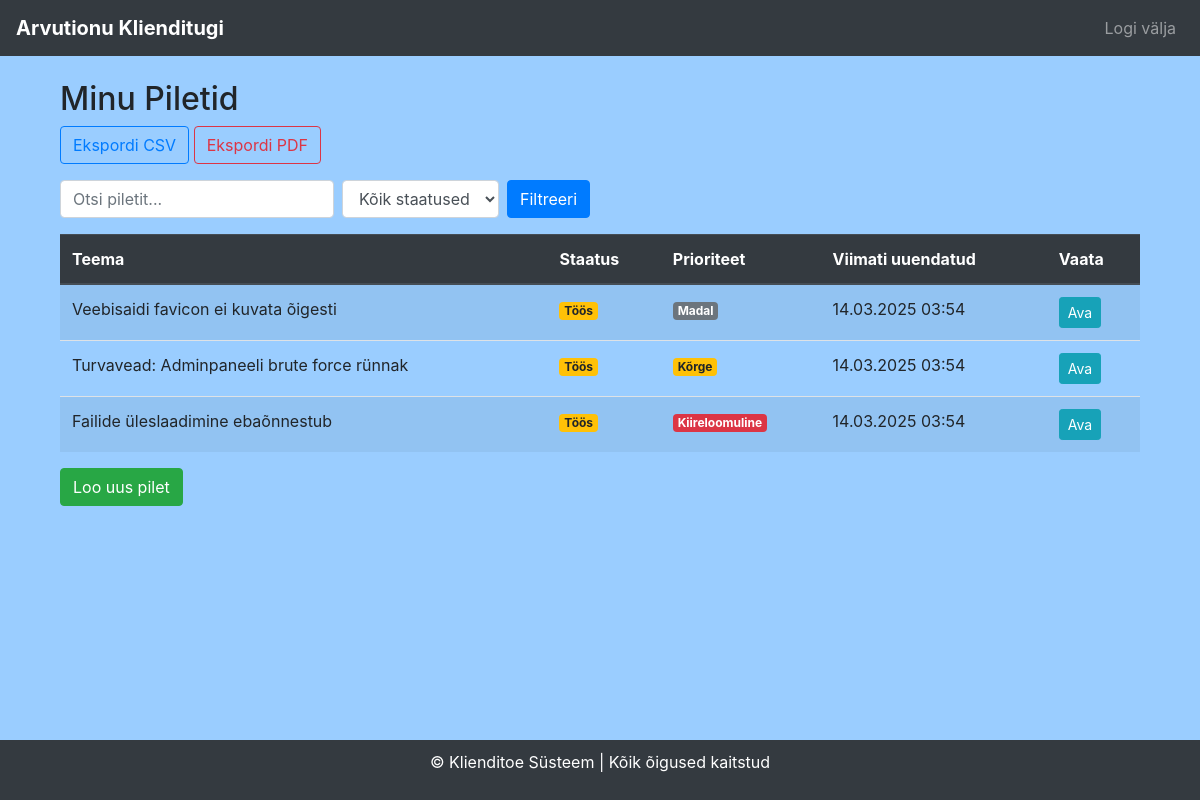
Page /tickets/ (signed in) on the committed database.
### tickets/models.py (models this page shows, shortened)
class Ticket(models.Model):
    user = models.ForeignKey(User, on_delete=models.CASCADE)
    subject = models.CharField(max_length=200)
    description = models.TextField()
    status = models.CharField(max_length=20, choices=STATUS_CHOICES, default='open')
    priority = models.CharField(max_length=20, choices=PRIORITY_CHOICES, default='medium')
    created_at = models.DateTimeField(auto_now_add=True)
    updated_at = models.DateTimeField(auto_now=True)

### tickets/views.py (the view)
# urls.py: path('tickets/', views.ticket_list, name='ticket_list'),
@login_required
def ticket_list(request):
    tickets = Ticket.objects.filter(user=request.user)
    query = request.GET.get('q')
    if query:
        tickets = tickets.filter(subject__icontains=query)
    status_filter = request.GET.get('status')
    if status_filter:
        tickets = tickets.filter(status=status_filter)
    paginator = Paginator(tickets, 10)
    page_number = request.GET.get('page')
    page_obj = paginator.get_page(page_number)
    return render(request, 'tickets/ticket_list.html', {'tickets': page_obj})

### tickets/templates/tickets/ticket_list.html (shortened to what this page needs)
{% extends 'base.html' %}
{% block content %}
<div class="container mt-4">
    <h2>Minu Piletid</h2>
    <div class="mb-3">
        <a href="{% url 'export_tickets_csv' %}" class="btn btn-outline-primary">Ekspordi CSV</a>
        <a href="{% url 'export_tickets_pdf' %}" class="btn btn-outline-danger">Ekspordi PDF</a>
    </div>
    <form method="GET" class="form-inline mb-3">
        <input type="text" name="q" class="form-control mr-2" placeholder="Otsi piletit..." value="{{ request.GET.q }}">
        <select name="status" class="form-control mr-2">
            <option value="">Kõik staatused</option>
        </select>
        <button type="submit" class="btn btn-primary">Filtreeri</button>
    </form>
    <table class="table table-striped">
        <thead class="thead-dark">
            <tr>
                <th>Teema</th>
                <th>Staatus</th>
                <th>Prioriteet</th>
                <th>Viimati uuendatud</th>
                <th>Vaata</th>
            </tr>
        </thead>
        <tbody>
            {% for ticket in tickets %}
                <tr>
                    <td>{{ ticket.subject }}</td>
                    <td>
                        <span class="badge badge-{% if ticket.status == 'open' %}danger{% elif ticket.status == 'in_progress' %}warning{% elif ticket.status == 'resolved' %}success{% else %}secondary{% endif %}">
                            {{ ticket.get_status_display }}
                        </span>
                    </td>
                    <td>
                        <span class="badge badge-{% if ticket.priority == 'urgent' %}danger{% elif ticket.priority == 'high' %}warning{% elif ticket.priority == 'medium' %}info{% else %}secondary{% endif %}">
                            {{ ticket.get_priority_display }}
                        </span>
                    </td>
                    <td>{{ ticket.updated_at|date:"d.m.Y H:i" }}</td>
                    <td><a href="{% url 'ticket_detail' ticket.id %}" class="btn btn-info btn-sm">Ava</a></td>
                </tr>
            {% empty %}
                <tr>
                    <td colspan="5" class="text-center">Teil ei ole veel pileteid.</td>
                </tr>
            {% endfor %}
        </tbody>
    </table>
    <a href="{% url 'create_ticket' %}" class="btn btn-success">Loo uus pilet</a>
</div>
{% endblock %}

### tickets/templates/base.html (style rules this page uses)
body { background-color: #9acdff; }

### rows in the picture
Ticket: subject "Veebisaidi favicon ei kuvata õigesti", status "Töös", priority "Madal", updated_at "14.03.2025 03:54"
Ticket: subject "Turvavead: Adminpaneeli brute force rünnak", status "Töös", priority "Kõrge", updated_at "14.03.2025 03:54"
Ticket: subject "Failide üleslaadimine ebaõnnestub", status "Töös", priority "Kiireloomuline", updated_at "14.03.2025 03:54"
